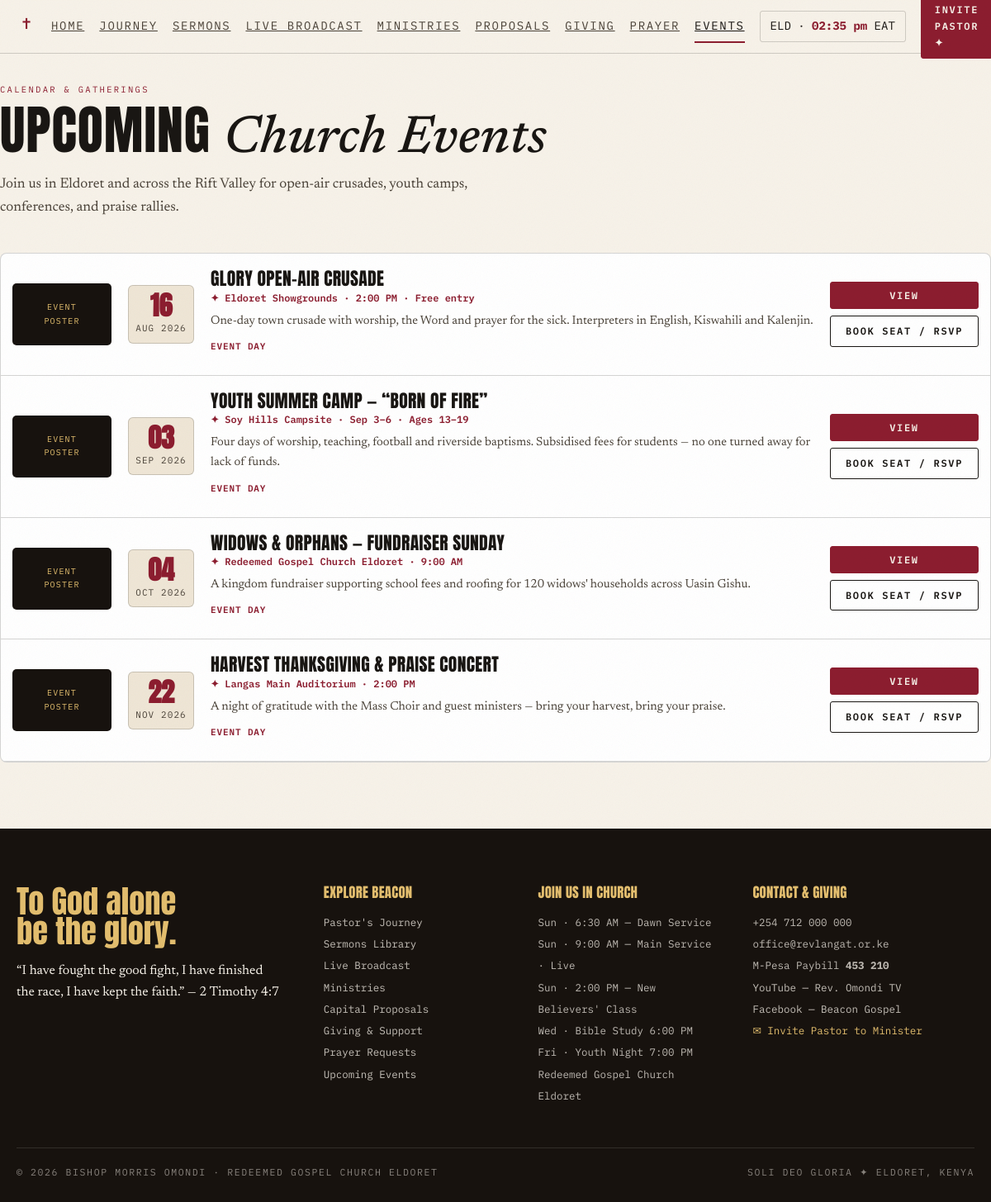
Screenshot of /events.php with the database file from the repository.
### tables this page shows
CREATE TABLE IF NOT EXISTS `events` (
    `id` INT AUTO_INCREMENT PRIMARY KEY,
    `day_num` VARCHAR(5) NOT NULL,
    `month_label` VARCHAR(30) NOT NULL,
    `event_date` DATE DEFAULT NULL,
    `title` VARCHAR(200) NOT NULL,
    `location` VARCHAR(255) NOT NULL,
    `description` TEXT NOT NULL,
    `image_url` VARCHAR(500) DEFAULT NULL,
    `event_type` VARCHAR(50) DEFAULT 'general',
    `is_active` TINYINT(1) NOT NULL DEFAULT 1,
    `sort_order` INT NOT NULL DEFAULT 0
);

### config/functions.php (called while the page is built, shortened)
<?php
function esc($string) {
    return htmlspecialchars((string)($string ?? ''), ENT_QUOTES, 'UTF-8');
}
function img_src($image_value, $fallback = '') {
    $v = (string)($image_value ?? '');
    if ($v === '') {
        $v = (string)$fallback;
    }
    if ($v === '') {
        return '';
    }
    return rtrim(BASE_URL, '/') . '/' . ltrim($v, '/');
}
function db_fetch_all($sql, $types = "", $params = []) {
    global $db;
    $stmt = mysqli_stmt_init($db);
    if (!mysqli_stmt_prepare($stmt, $sql)) {
        error_log("DB Fetch All Prepare Failed: " . mysqli_error($db) . " Query: " . $sql);
        return [];
    }
    mysqli_stmt_execute($stmt);
    $result = mysqli_stmt_get_result($stmt);
    $rows = [];
    if ($result) {
        while ($row = mysqli_fetch_assoc($result)) {
            $rows[] = $row;
        }
    }
    return $rows;
}

### events.php (the view, shortened to what this page needs)
<?php
require_once __DIR__ . '/config/functions.php';
$events = db_fetch_all("SELECT * FROM events WHERE is_active = 1 ORDER BY sort_order ASC, id ASC");
require_once __DIR__ . '/includes/header.php';
?>
<div class="wrap" style="padding-top:100px;padding-bottom:80px;">
  <div class="shead">
    <p class="idx">Calendar &amp; Gatherings</p>
    <h1 style="font-size:clamp(2.4rem, 5.5vw, 4rem);">Upcoming <span class="ser">Church Events</span></h1>
    <p style="margin-top:10px;color:var(--ink2);max-width:640px;">Join us in Eldoret and across the Rift Valley for open-air crusades, youth camps, conferences, and praise rallies.</p>
  </div>
  <div class="tblwrap" style="background:#fff;">
    <?php foreach ($events as $evt): $eventDate = $evt['event_date'] ?: date('Y-m-d', strtotime($evt['month_label'] . ' ' . $evt['day_num'])); ?>
      <article class="evt">
        <div class="evt-poster">
          <?php if (!empty($evt['image_url'])): ?><img src="<?= esc(img_src($evt['image_url'])) ?>" alt="<?= esc($evt['title']) ?>">
          <?php else: ?><span>Event<br>Poster</span><?php endif; ?>
        </div>
        <div class="dt">
          <b><?= esc($evt['day_num']) ?></b>
          <small><?= esc($evt['month_label']) ?></small>
        </div>
        <div>
          <h3><?= esc($evt['title']) ?></h3>
          <div class="loc"><?= esc($evt['location']) ?></div>
          <p><?= esc($evt['description']) ?></p>
          <span class="evt-countdown" data-event-date="<?= esc($eventDate) ?>T12:00:00">Loading countdown...</span>
        </div>
        <div class="evt-actions">
          <button type="button" class="btn sm" data-event-view data-title="<?= esc($evt['title']) ?>" data-location="<?= esc($evt['location']) ?>" data-date="<?= esc($evt['day_num'] . ' ' . $evt['month_label']) ?>" data-description="<?= esc($evt['description']) ?>" data-image="<?= esc(img_src($evt['image_url'] ?? '')) ?>">View</button>
          <a href="<?= BASE_URL ?>invite.php" class="btn sm ghost">Book Seat / RSVP</a>
        </div>
      </article>
    <?php endforeach; ?>
  </div>
</div>
<?php require_once __DIR__ . '/includes/footer.php'; ?>

### assets/css/main.css (style rules this page uses)
:root { --paper: #F7F2E9; --paper2: #EFE6D6; --card: #FFFDF8; --ink: #191613; --ink2: #4A4238; --warmdark: #17120E; --wine: #8C1D2F; --winedark: #2E1015; --pine: #274D3D; --gold: #C99B3F; --gold2: #E3BE6E; --line: rgba(25, 22, 19, 0.18); --disp: "Anton", sans-serif; --ser: "Newsreader", serif; --mono: "IBM Plex Mono", monospace; }
* { margin: 0; padding: 0; box-sizing: border-box; }
html { scroll-behavior: smooth; }
body { background: var(--paper); color: var(--ink); font-family: var(--ser); font-size: 17px; line-height: 1.65; overflow-x: hidden; }
h1, h2, h3, h4, h5 { font-family: var(--disp); font-weight: 400; text-transform: uppercase; line-height: 0.95; letter-spacing: 0.015em; }
.ser { font-family: var(--ser); font-style: italic; text-transform: none; letter-spacing: 0; font-weight: 500; }
.btn { display: inline-flex; align-items: center; justify-content: center; gap: 8px; background: var(--wine); color: var(--paper); font-family: var(--mono); font-size: 12px; letter-spacing: 0.14em; text-transform: uppercase; font-weight: 600; padding: 12px 20px; border: 1px solid var(--wine); border-radius: 3px; cursor: pointer; transition: 0.25s; text-decoration: none; }
.btn.sm { padding: 8px 16px; font-size: 12px; }
.btn.ghost { background: transparent; color: var(--ink); border-color: var(--ink); }
.wrap { max-width: 1300px; margin: 0 auto; }
.shead { margin-bottom: 40px; }
.shead .idx { font-family: var(--mono); font-size: 10.5px; letter-spacing: 0.22em; text-transform: uppercase; color: var(--wine); margin-bottom: 10px; display: flex; align-items: center; gap: 8px; }
.evt { display: grid; grid-template-columns: 120px 80px 1fr 180px; gap: 20px; padding: 20px 14px; border-bottom: 1px solid var(--line); align-items: center; }
.evt-poster { aspect-ratio: 16 / 10; overflow: hidden; border-radius: 5px; background: var(--warmdark); color: var(--gold2); display: flex; align-items: center; justify-content: center; font-family: var(--mono); font-size: 10px; letter-spacing: .12em; text-align: center; text-transform: uppercase; }
.evt .dt { text-align: center; background: var(--paper2); padding: 8px 6px; border-radius: 6px; border: 1px solid var(--line); }
.evt .dt b { font-family: var(--disp); font-size: 2rem; color: var(--wine); display: block; line-height: 1; }
.evt .dt small { font-family: var(--mono); font-size: 11px; letter-spacing: 0.1em; text-transform: uppercase; color: var(--ink2); display: block; margin-top: 2px; }
.evt h3 { font-size: 1.35rem; }
.evt .loc { font-family: var(--mono); font-size: 12px; color: var(--wine); margin: 3px 0 6px; font-weight: 600; }
.evt p { color: var(--ink2); font-size: 0.92rem; }
.evt-countdown { display: inline-block; margin-top: 9px; color: var(--wine); font-family: var(--mono); font-size: 11px; font-weight: 600; letter-spacing: .08em; text-transform: uppercase; }
.evt-actions { display: flex; flex-direction: column; gap: 8px; }
.tblwrap { background: var(--card); border: 1px solid var(--line); border-radius: 8px; overflow-x: auto; }

### rows the page displays
events: shows "EVENT", day_num "16", month_label "AUG 2026", title "GLORY OPEN-AIR CRUSADE", location "✦ Eldoret Showgrounds · 2:00 PM · Free entry", description "One-day town crusade with worship, the Word and prayer for the sick. Interpreters in English, Kiswahili and Kalenjin."
events: shows "EVENT", day_num "03", month_label "SEP 2026", title "YOUTH SUMMER CAMP — “BORN OF FIRE”", location "✦ Soy Hills Campsite · Sep 3–6 · Ages 13–19", description "Four days of worship, teaching, football and riverside baptisms. Subsidised fees for students — no one turned away for lack of funds."
events: shows "EVENT", day_num "04", month_label "OCT 2026", title "WIDOWS & ORPHANS — FUNDRAISER SUNDAY", location "✦ Redeemed Gospel Church Eldoret · 9:00 AM", description "A kingdom fundraiser supporting school fees and roofing for 120 widows' households across Uasin Gishu."
events: shows "EVENT", day_num "22", month_label "NOV 2026", title "HARVEST THANKSGIVING & PRAISE CONCERT", location "✦ Langas Main Auditorium · 2:00 PM", description "A night of gratitude with the Mass Choir and guest ministers — bring your harvest, bring your praise."

### other values shown
$sun1 "6:30 AM — Dawn Service"
$sun2 "9:00 AM — Main Service · Live"
$sun3 "2:00 PM — New Believers' Class"
$address "Redeemed Gospel Church Eldoret"
$phone "+254 712 000 000"
$email "office@revlangat.or.ke"
$paybill "453 210"
$_last "Omondi"
$pastorName "BISHOP MORRIS OMONDI"
